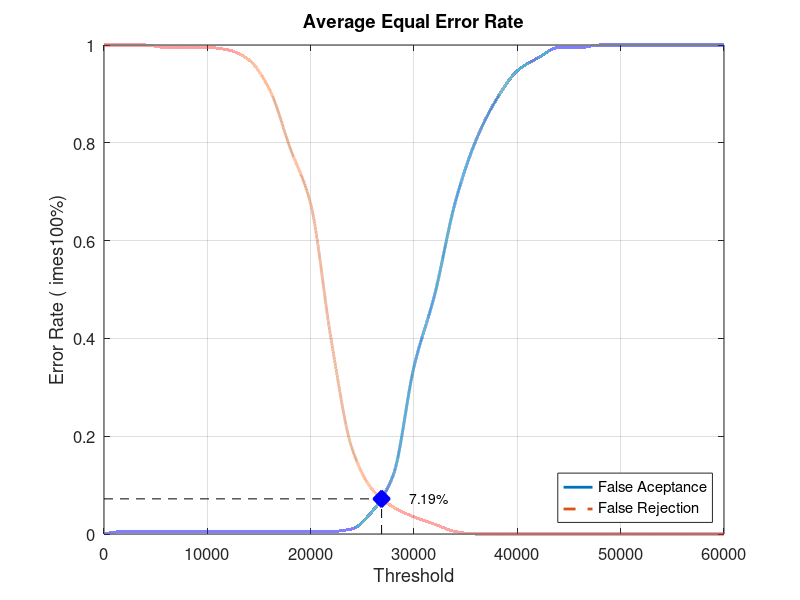
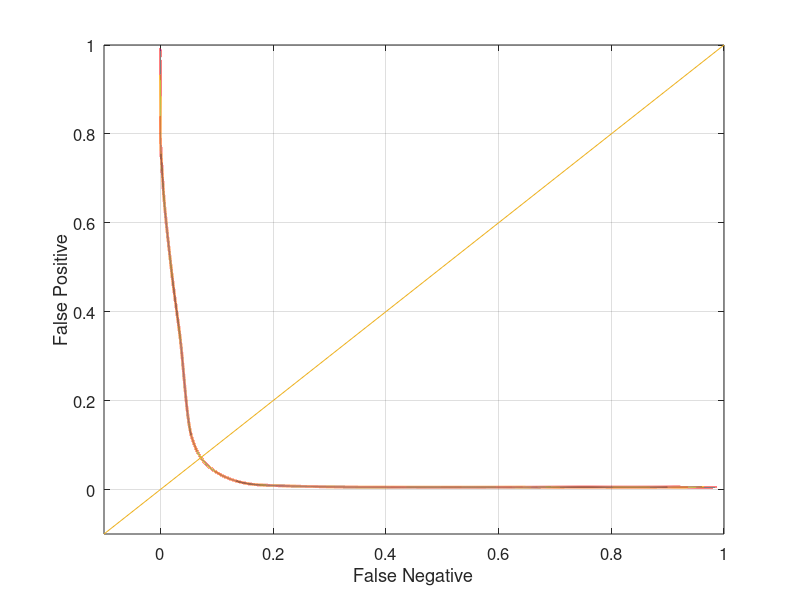

Here is the MATLAB script that generated these plots, in order:
close all;
clear;
clc;
x = 0:2000:60000;
xq = 0:0.5:60000;

y0 = [0 0.00526316 0.00526316 0.00526316 0.00526316 0.00526316 0.00526316 0.00526316 0.00526316 0.00526316 0.00526316 0.00526316 0.0105263 0.0473684 0.121053 0.342105 0.489474 0.678947 0.805263 0.889474 0.947368 0.973684 0.994737 0.994737 1 1 1 1 1 1 1]
yy0 = interp1(x, y0, xq, 'pchip');
y1 = [1 1 1 0.995 0.995 0.995 0.99 0.97 0.91 0.79 0.675 0.395 0.175 0.09 0.055 0.035 0.02 0.005 0 0 0 0 0 0 0 0 0 0 0 0 0]
yy1 = interp1(x, y1, xq, 'pchip');

% Calculating EER: 
y2 = abs(y0 - y1);
find(y2 == min(y2))
yy2 = abs(yy0 - yy1);
xEER = find(yy2 == min(yy2));
xEERIndex = xq(xEER) % X-axis EER
yEER = yy0(xEER) % Y-axis EER

main = figure
plot(xq, yy0,'-','LineWidth', 2);	hold on
plot(xq, yy1,'--','LineWidth', 2);	hold on
plot([xEERIndex xEERIndex], [0 yEER], 'k--');	hold on
plot([0 xEERIndex], [yEER yEER], 'k--');	hold on
plot(xEERIndex, yEER, 'bx', 'LineWidth', 10);	hold on
text(xEERIndex + 10 * xEERIndex / 100, yEER, [num2str(round((10000 * yEER)) / 100) '%'])
legend('False Aceptance', 'False Rejection', 'Location', 'SouthEast')
xlabel('Threshold')
ylabel('Error Rate (	imes100%)')
title('Average Equal Error Rate')
set(gca, 'FontSize', 12)
axis([0 60000 0 1])
grid on

print(main, 'Database4_3Main', '-dpng');
FNRxFPR = figure('Color', [1 1 1]);
plot(yy1, yy0, '-', yy1, yy0, 'LineWidth', 2);
hold on
y = -0.1:0.1:1
plot(y, y); 
set(gca, 'FontSize', 12)
xlabel('False Negative')
ylabel('False Positive')
axis([-0.1 1 -0.1 1])
set(gca, 'FontSize', 12)
grid on

print(FNRxFPR, 'Database4_3FNRxFPR','-dpng');
